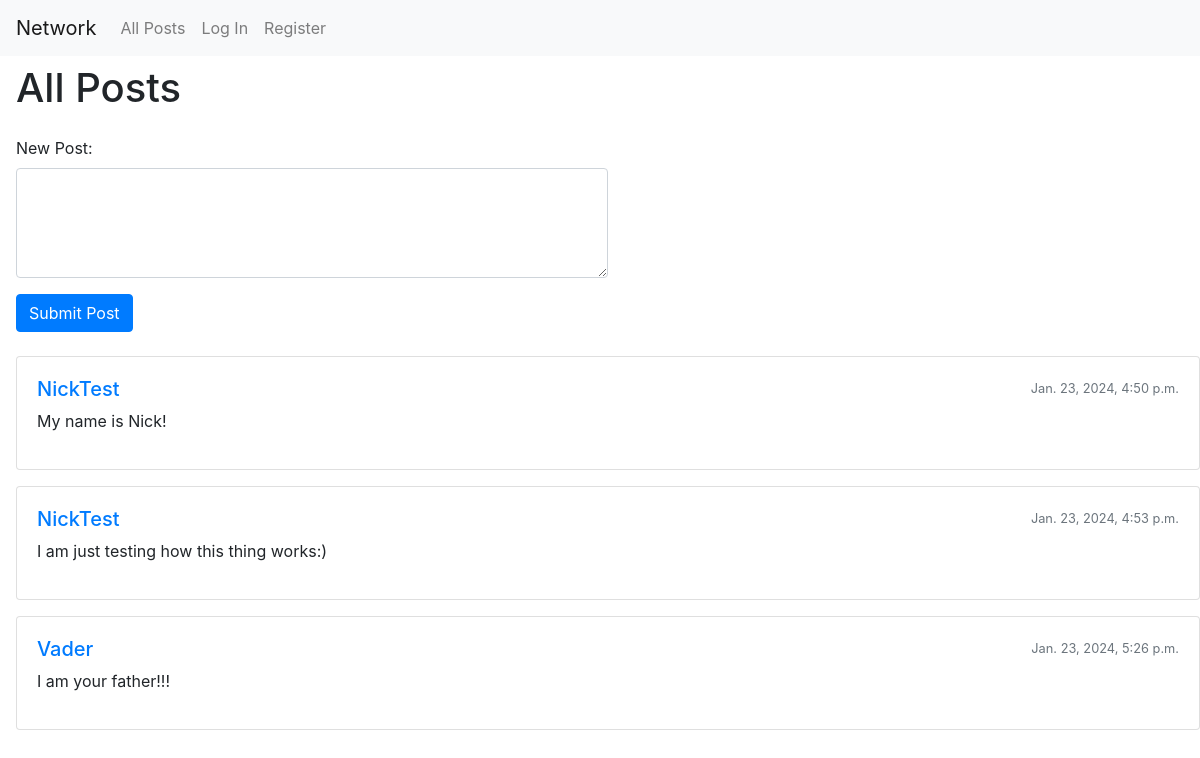
The app's page /, older data.
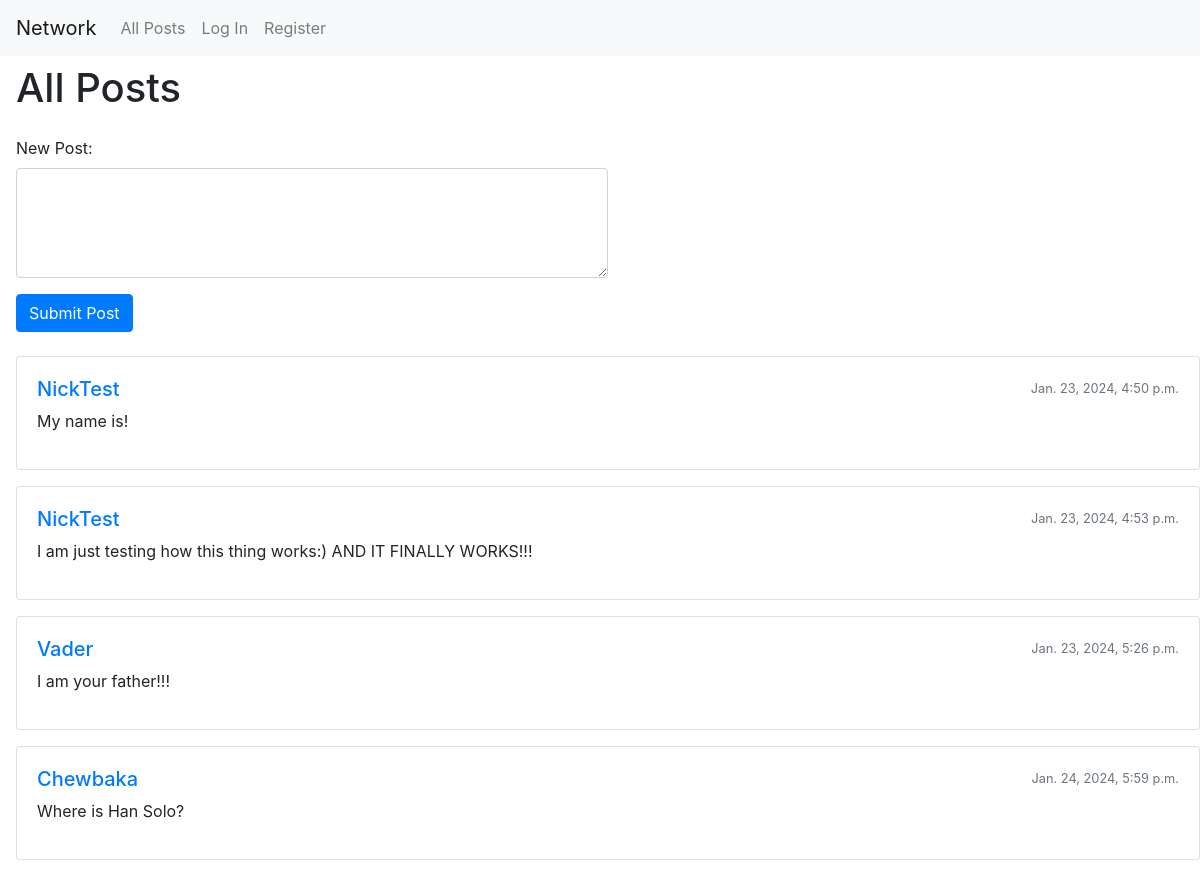
The same page, newer data.
### network/models.py (models this page shows)
class Posts(models.Model):
    creator = models.ForeignKey(
        User, on_delete=models.CASCADE, related_name='creator')
    post_text = models.TextField(blank=False, null = True)
    date = models.DateTimeField()
    likes = models.IntegerField(default = 1)
    comments = models.ForeignKey(
        Comments, on_delete=models.CASCADE, related_name='comments', null = True, blank = True)

class User(AbstractUser):
    subscriptions = models.ManyToManyField(
        'self', symmetrical=False, blank=True, related_name='subscribers')

### network/views.py (the view)
# urls.py: path("", views.index, name="index"),
def index(request):
    if request.method == "POST":
        creator = request.user
        date = datetime.now()
        text = request.POST.get('post_content', '')
        new_post = Posts(creator=creator, date=date, post_text=text)
        new_post.save()
        return HttpResponseRedirect(reverse("index"))
    else:
        posts = Posts.objects.all()
        return render(request, "network/index.html", {
            'posts':posts,
        })

### network/templates/network/index.html (shortened to what this page needs)
{% extends "network/layout.html" %}
{% load static %}
{% block body %}
<div class="mt-2 ml-3">
    <h1 class="mb-4">All Posts</h1>
    <div class="mb-4">
        <form method="post" action="#" id="new-post-form">
            <div class="form-group">
                <label for="post_content">New Post:</label>
                <textarea class="form-control w-50" id="post_content" name="post_content" rows="4" required></textarea>
            </div>
            <button type="submit" class="btn btn-primary">Submit Post</button>
        </form>
    </div>
    {% for post in posts %}
        <div class="card mb-3" id="post-{{ post.id }}">
            <div class="card-body">
                <div class="d-flex justify-content-between align-items-center mb-2">
                    <div class="d-flex align-items-center">
                        <a href="{% url 'display_profile' post.creator.id %}">
                            <h5 class="card-title mb-0 mr-2">{{ post.creator }}</h5>
                        </a>
                    </div>
                    <small class="text-muted">{{ post.date }}</small>
                </div>
                <p class="card-text">{{ post.post_text }}</p>
            </div>
        </div>
    {% endfor %}
</div>
{% endblock %}

### network/templates/network/layout.html (shortened to what this page needs)
{% load static %}
<!DOCTYPE html>
<html lang="en">
    <head>
        <link rel="stylesheet" href="https://stackpath.bootstrapcdn.com/bootstrap/4.4.1/css/bootstrap.min.css">
        <link href="{% static 'network/styles.css' %}" rel="stylesheet">
    </head>
    <body>
        <nav class="navbar navbar-expand-lg navbar-light bg-light">
            <a class="navbar-brand" href="#">Network</a>
            <div>
              <ul class="navbar-nav mr-auto">
                <li class="nav-item">
                  <a class="nav-link" href="{% url 'index' %}">All Posts</a>
                </li>
                {% if user.is_authenticated %}
                    <li class="nav-item">
                        <a class="nav-link" href="{% url 'my_followings' %}">Following</a>
                    </li>
                    <li class="nav-item">
                        <a class="nav-link" href="{% url 'logout' %}">Log Out</a>
                    </li>
                {% else %}
                    <li class="nav-item">
                        <a class="nav-link" href="{% url 'login' %}">Log In</a>
                    </li>
                    <li class="nav-item">
                        <a class="nav-link" href="{% url 'register' %}">Register</a>
                    </li>
                {% endif %}
              </ul>
            </div>
          </nav>
        <div class="body">
            {% block body %}
            {% endblock %}
        </div>
    </body>
</html>

Row changes from the older to the newer data that the page shows:
changed Posts: post_text "My name is Nick!" → "My name is!"
changed Posts: post_text "I am just testing how this thing works:)" → "I am just testing how this thing works:) AND IT FINALLY WORKS!!!"
added Posts: creator "Chewbaka", date "Jan. 24, 2024, 5:59 p.m.", post_text "Where is Han Solo?"
